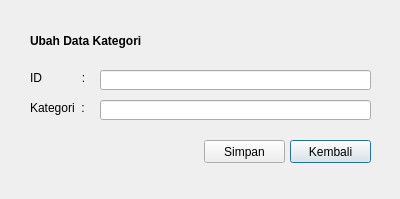
<?xml version="1.0" encoding="UTF-8"?>
<ui version="4.0">
 <class>Dialog</class>
 <widget class="QDialog" name="Dialog">
  <property name="geometry">
   <rect>
    <x>0</x>
    <y>0</y>
    <width>400</width>
    <height>199</height>
   </rect>
  </property>
  <property name="windowTitle">
   <string>Dialog</string>
  </property>
  <widget class="QLabel" name="label_3">
   <property name="geometry">
    <rect>
     <x>30</x>
     <y>100</y>
     <width>61</width>
     <height>16</height>
    </rect>
   </property>
   <property name="text">
    <string>Kategori  :</string>
   </property>
  </widget>
  <widget class="QLabel" name="label">
   <property name="geometry">
    <rect>
     <x>30</x>
     <y>30</y>
     <width>131</width>
     <height>21</height>
    </rect>
   </property>
   <property name="font">
    <font>
     <weight>75</weight>
     <bold>true</bold>
    </font>
   </property>
   <property name="text">
    <string>Ubah Data Kategori</string>
   </property>
  </widget>
  <widget class="QPushButton" name="pushButton_2">
   <property name="geometry">
    <rect>
     <x>290</x>
     <y>140</y>
     <width>81</width>
     <height>23</height>
    </rect>
   </property>
   <property name="text">
    <string>Kembali</string>
   </property>
  </widget>
  <widget class="QLabel" name="label_2">
   <property name="geometry">
    <rect>
     <x>30</x>
     <y>70</y>
     <width>61</width>
     <height>16</height>
    </rect>
   </property>
   <property name="text">
    <string>ID            :</string>
   </property>
  </widget>
  <widget class="QLineEdit" name="lineEdit_2">
   <property name="geometry">
    <rect>
     <x>100</x>
     <y>100</y>
     <width>271</width>
     <height>20</height>
    </rect>
   </property>
  </widget>
  <widget class="QLineEdit" name="lineEdit">
   <property name="geometry">
    <rect>
     <x>100</x>
     <y>70</y>
     <width>271</width>
     <height>20</height>
    </rect>
   </property>
  </widget>
  <widget class="QPushButton" name="pushButton">
   <property name="geometry">
    <rect>
     <x>204</x>
     <y>140</y>
     <width>81</width>
     <height>23</height>
    </rect>
   </property>
   <property name="text">
    <string>Simpan</string>
   </property>
  </widget>
 </widget>
 <resources/>
 <connections/>
</ui>
